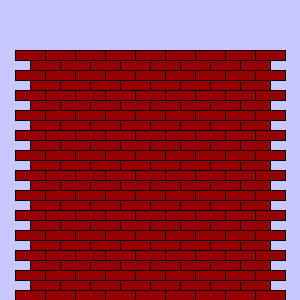
Frame 1 (no input)
Frame 2 (the mouse pressed at the canvas centre, redrawn once): blank canvas, image omitted

The Processing sketch that drew this single still picture (run headless with seeded random() and noise(); the mouse was pressed at the canvas centre and the sketch redrawn once):

// Processing sketch: opdr_9_7
// ── opdr_9_7.pde
int x;
int y = 40;

void setup(){
  size(300,300);
  noLoop();
}

void draw(){
  background(200,200,255);
  fill(150,0,0);
  for(int i=0; i<25; i++){
    y += 10;
    x = 15;
    if(y/10 % 2 == 0){
      x += 15;
    }
    if(x/15 % 2 == 0){
      brick(8);
    }else{
      brick(9);
    }
  }
}

//amount of bricks drawn
void brick(int amount){
  for(int j=0; j<amount; j++){
    rect(x,y,30,10);
    x += 30;
  }
}
